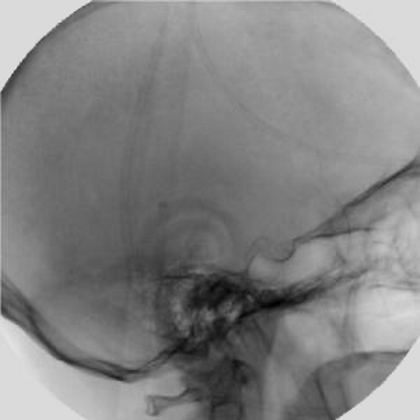
#> input picture CH02/Fig0228(a)(angiography_mask_image).tif, 420 x 420 px, found by its file name
$ python expt5c.py
#> lines starting #> are read from the running program, lines starting #| are printed output that depends on the picture; after the words box and inside, x2 and y2 are one past the last pixel; in counts of white or black regions, pixels touching at a corner belong together
### important_classes/intensity_transformations.py
'''
Intensity Transformations
'''
# Important imports
import numpy as np

class IntensityTransformations:

    def __init__(self):
        pass


    ''' Bit plane Slicing '''
    # [12 lines left out: function bit_plane_slicing, not called in this run]


    ''' Contrast Stretching '''
    # [9 lines left out: function contrast_stretch, not called in this run]


    ''' Thresholding '''
    # [7 lines left out: function threshold, not called in this run]


    ''' Image Negative '''
    def negative(self,img,L):
        img=np.uint8(img)
        return self.contrast_stretch(0,L-1,L-1,0)(img)


    ''' Intensity Level Slicing '''
    def intensity_level_slice(self,a,thr,b,s=0):
        def ils(r):
            if r in range(*a):
                return b
            else:
                if thr==0:
                    return s
                else:
                    return r

        return np.vectorize(ils)


    ''' Log Transformations (base:n)'''
    # [8 lines left out: function log, not called in this run]


    ''' Antilog Transformations (base:n)'''
    # [7 lines left out: function antilog, not called in this run]


    ''' Power-Law (Gamma) Transformations'''
    # [7 lines left out: function gamma, not called in this run]


### expt5c.py
''' c) Image Subtraction for Angiography '''

# Important imports:
from matplotlib import pyplot as plt, gridspec as gs
import numpy as np
from dip_toolbox import IntensityTransformations


# importing images
img1=plt.imread('CH02\Fig0228(a)(angiography_mask_image).tif')
#> img1 is the input picture: shape (420, 420); min 0, max 234, mean 130.7
img2=plt.imread('CH02\Fig0228(b)(angiography_live_ image).tif')
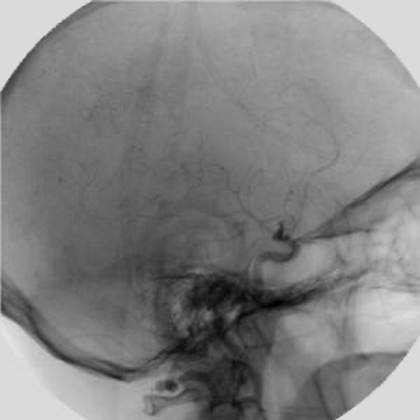
#> input picture CH02/Fig0228(b)(angiography_live_ image).tif, 420 x 420 px, found by its file name
#> img2 is the input picture: shape (420, 420); min 0, max 229, mean 129.3


# image subtraction
img3=img2-img1
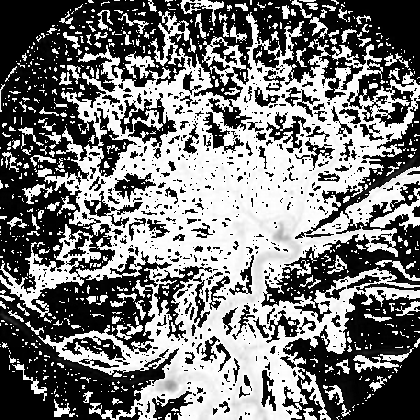
#> img3: shape (420, 420); min 0, max 255, mean 121.2

# enhanced image subtraction
# initializing object from IntensityTransformations class
it=IntensityTransformations()

# Intensity level slicing
a=[50,254]; b=50; s=160
img4=it.intensity_level_slice(a,0,b,s)(img3)
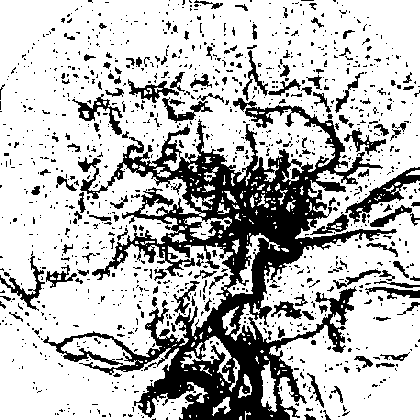
#> img4: shape (420, 420) int64; values 50 (black) and 160 (white), 73.6% white; 1154 black regions (1007 under 20 px), largest, box (x1, y1, x2, y2) and area: (43, 98, 397, 420) 30496, (345, 167, 420, 224) 1001, (72, 94, 123, 135) 541


# plots
fig3=plt.figure(3)
gs3=gs.GridSpec(1,2)

ax31=plt.subplot(gs3[0,0])
ax31.set_title("Original Image")
ax31.axis("off")
ax31.imshow(img1,cmap='gray')

ax32=plt.subplot(gs3[0,1])
ax32.set_title("Image with contrast medium")
ax32.axis("off")
ax32.imshow(img2,cmap='gray')

plt.suptitle(' Image Subtraction for Angiography ',font='Times New Roman',fontweight="bold",fontsize=16)
plt.tight_layout(pad=1.2)
fig3.set_size_inches(10, 8)
plt.savefig('input_output/expt5_c_1.jpg',dpi=300,)
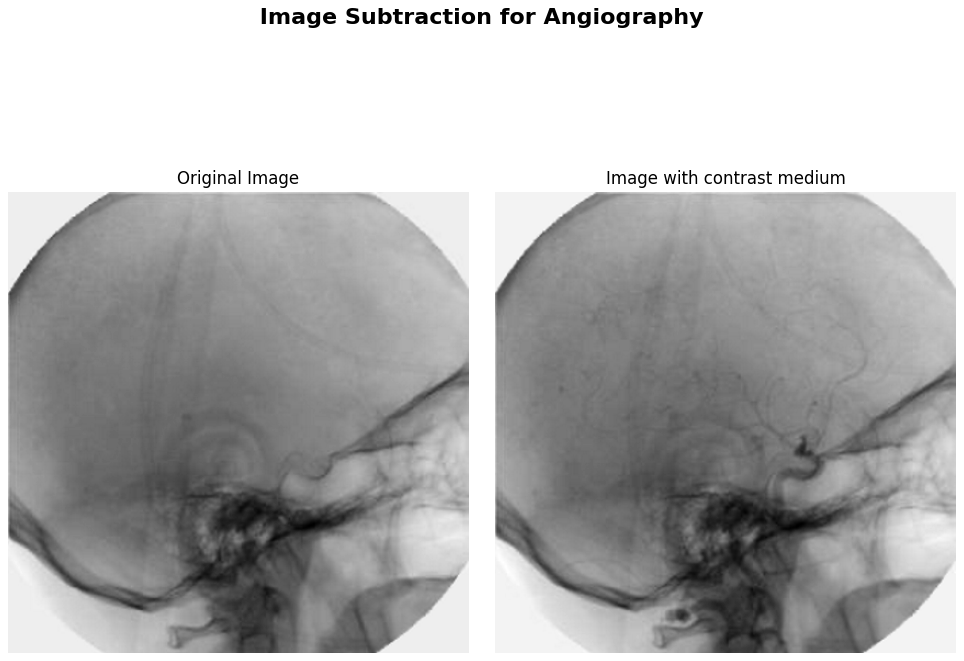
#> figure drawn by matplotlib, 2 panels
fig3.set_size_inches(5, 4)
plt.show()


fig4=plt.figure(4)
gs4=gs.GridSpec(1,2)

ax43=plt.subplot(gs4[0,0])
ax43.set_title("Difference image")
ax43.axis("off")
ax43.imshow(img3,cmap='gray')

ax44=plt.subplot(gs4[0,1])
ax44.set_title(" Enhanced Difference image")
ax44.axis("off")
ax44.imshow(img4,cmap='gray',vmin=0,vmax=255)

plt.suptitle(' Image Subtraction for Angiography ',font='Times New Roman',fontweight="bold",fontsize=16)
plt.tight_layout(pad=1.2)
fig4.set_size_inches(10, 8)
plt.savefig('input_output/expt5_c_2.jpg',dpi=300,)
fig4.set_size_inches(5, 4)
plt.show()
